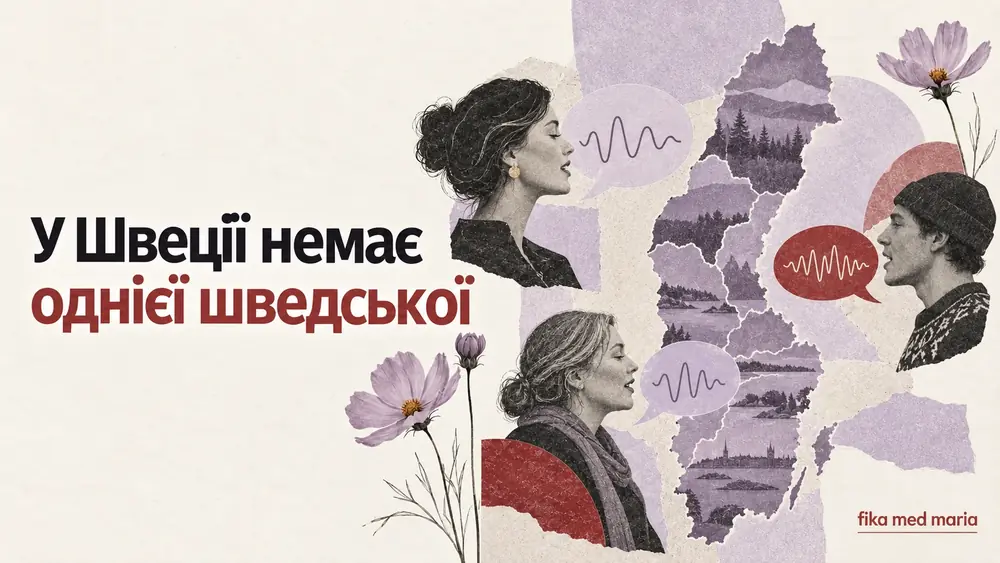
#> input picture assets/blog/dialekty-shvedskoi-movy.webp, 1000 x 563 px, found by its file name
$ python -i covers.py   (imports and definitions only)
#> lines starting #> are read from the running program, lines starting #| are printed output that depends on the picture; after the words box and inside, x2 and y2 are one past the last pixel; in counts of white or black regions, pixels touching at a corner belong together
#!/usr/bin/env python3
"""Blog covers in other languages.

Every cover in assets/blog/ has its headline drawn into the picture (a black
part and a red part on the cream paper at the left). This script finds that
headline, paints it out with matching paper, and sets the translated headline
from i18n/covers.json in the same place, size, weight and colours:

    python3 i18n/covers.py build [sv en pl]   -> assets/blog/<lang>/<cover>.webp
    python3 i18n/covers.py check              -> re-sets the Ukrainian headline and
                                                 writes a comparison sheet (font/size test)
    python3 i18n/covers.py sheet <lang> OUT   -> original vs. <lang> side by side

covers.json: {"<cover>.webp": {"uk": {"black": [lines], "red": [lines]}, "sv": {...}, ...}}
Each list is the headline's lines, top to bottom; black lines come first.

Size: the 1672 px Ukrainian originals live in i18n/cover-src/ (not deployed) and
are what this script reads and measures. The site serves downscaled files
(OUT_WIDTH px wide, WebP quality OUT_QUALITY): assets/blog/<cover>.webp is the
original resized the same way, and every <lang> cover is written at that size.
"""
import json
import os
import sys

import numpy as np
from PIL import Image, ImageDraw, ImageFont
from scipy import ndimage

HERE = os.path.dirname(os.path.abspath(__file__))
ROOT = os.path.dirname(HERE)
SRC = os.path.join(ROOT, "assets", "blog")                 # where the covers are served from
ORIG = os.path.join(HERE, "cover-src")                      # full-size Ukrainian originals (input)
OUT_WIDTH = 1000                                            # px; the pages never show a cover wider
OUT_QUALITY = 75
SPEC = os.path.join(HERE, "covers.json")
LANGS = ["sv", "en", "pl"]

# Avenir Next (regular and condensed cuts) for the Latin languages; the weights
# are indexes inside the .ttc files that come with macOS.
WEIGHTS = {"Medium": 5, "Demi Bold": 2, "Bold": 0, "Heavy": 8}
FAMILIES = {
    "next": ("/System/Library/Fonts/Avenir Next.ttc", WEIGHTS),
    "cond": ("/System/Library/Fonts/Avenir Next Condensed.ttc", WEIGHTS),
}
# Avenir Next Cyr (installed in the user's fonts) is used to measure the
# Ukrainian originals and for the `check` command.
CYR_FILE = os.path.expanduser("~/Library/Fonts/AvenirNextCyr-{}.ttf")
CYR_NAMES = {"Medium": "Medium", "Demi Bold": "Demi", "Bold": "Bold", "Heavy": "Heavy"}


def luma(a):
    return 0.299 * a[..., 0] + 0.587 * a[..., 1] + 0.114 * a[..., 2]


# --------------------------------------------------------------------------
# Finding the headline
# --------------------------------------------------------------------------

def analyse(a):
    """Lines of the headline (boxes, baselines, colours), the ink to paint out,
    and the picture area that must stay untouched."""
    H, W, _ = a.shape
    L = luma(a)
    sat = a.max(2) - a.min(2)
    # local paper brightness: a high percentile over a wide window skips thin strokes
    bg = ndimage.percentile_filter(L[::4, ::4], 80, size=25)
    bgL = ndimage.zoom(bg, 4, order=1)[:H, :W]
    redish = (a[..., 0] - a[..., 1] > 45) & (a[..., 0] > 80)
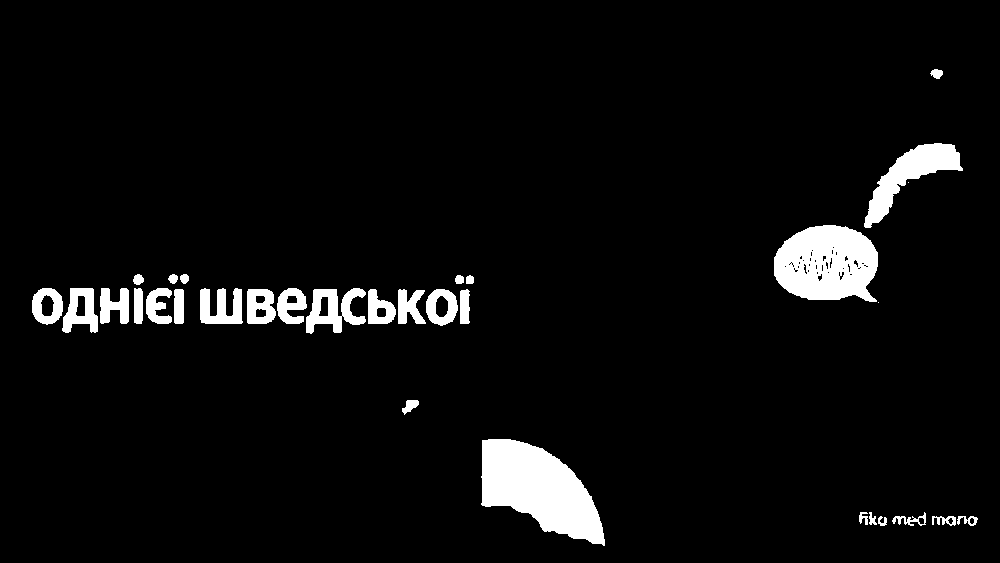
#> redish: shape (563, 1000) bool; 5% white; 32 white regions (2 under 20 px), largest, box (x1, y1, x2, y2) and area: (481, 439, 605, 546) 7884, (774, 225, 878, 302) 6200, (864, 143, 963, 228) 2859
    ink = ((bgL - L) > 60) | (redish & ((bgL - L) > 35))
#> ink: shape (563, 1000) bool; 21.1% white; 576 white regions (492 under 20 px), largest, box (x1, y1, x2, y2) and area: (481, 311, 665, 554) 20287, (864, 21, 996, 373) 19342, (415, 77, 583, 290) 15978
    paper = ((bgL - L) < 18) & (sat < 60)
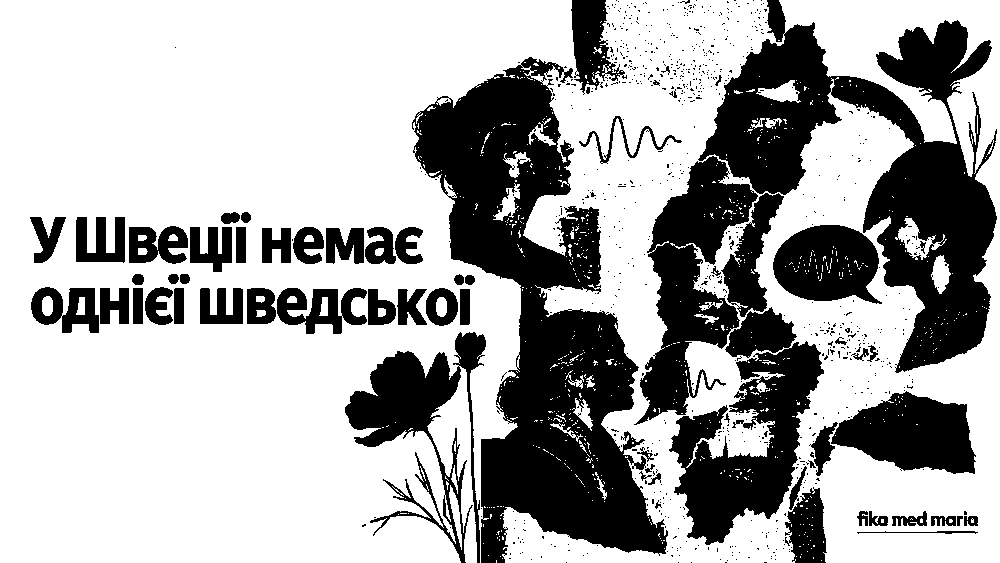
#> paper: shape (563, 1000) bool; 67.3% white; 831 black regions (764 under 20 px), largest, box (x1, y1, x2, y2) and area: (412, 57, 668, 563) 54383, (698, 0, 997, 373) 39958, (669, 307, 824, 545) 16714

    # the picture: large areas of mid tones (photo, collage), holes filled
    mid = ndimage.binary_opening(~paper & ~ink, iterations=2)
#> mid: shape (563, 1000) bool; 7.7% white; 127 white regions (35 under 20 px), largest, box (x1, y1, x2, y2) and area: (832, 391, 975, 473) 7552, (831, 76, 925, 146) 2419, (639, 341, 689, 423) 2380
    lab2, n2 = ndimage.label(mid)
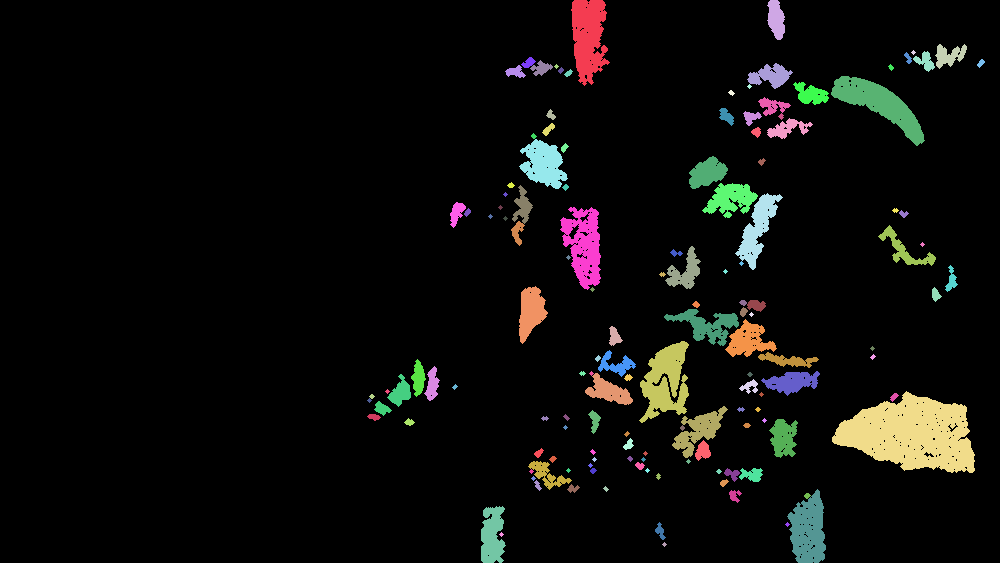
#> lab2: shape (563, 1000) int32; 140 distinct labels, from 0 to 139; one colour per label, 0 black
#> n2 = 139
    sizes = ndimage.sum(mid, lab2, range(1, n2 + 1))
#> sizes = 139 values, max 7552 at index 85, min 13 at index 3, mean 311
    art = np.isin(lab2, 1 + np.where(sizes > 3000)[0])
#> art: shape (563, 1000) bool; 1.3% white; 1 white region, box (x1, y1, x2, y2) and area: (832, 391, 975, 473) 7552
    art = ndimage.binary_fill_holes(ndimage.binary_closing(art, iterations=6))
#> art: shape (563, 1000) bool; 1.4% white; 1 white region, box (x1, y1, x2, y2) and area: (832, 391, 975, 473) 7730
    art_near = ndimage.binary_dilation(art, iterations=10)
#> art_near: shape (563, 1000) bool; 2% white; 1 white region, box (x1, y1, x2, y2) and area: (822, 381, 985, 483) 11455

    left_ink = ink.copy()
    left_ink[:, int(W * 0.66):] = False
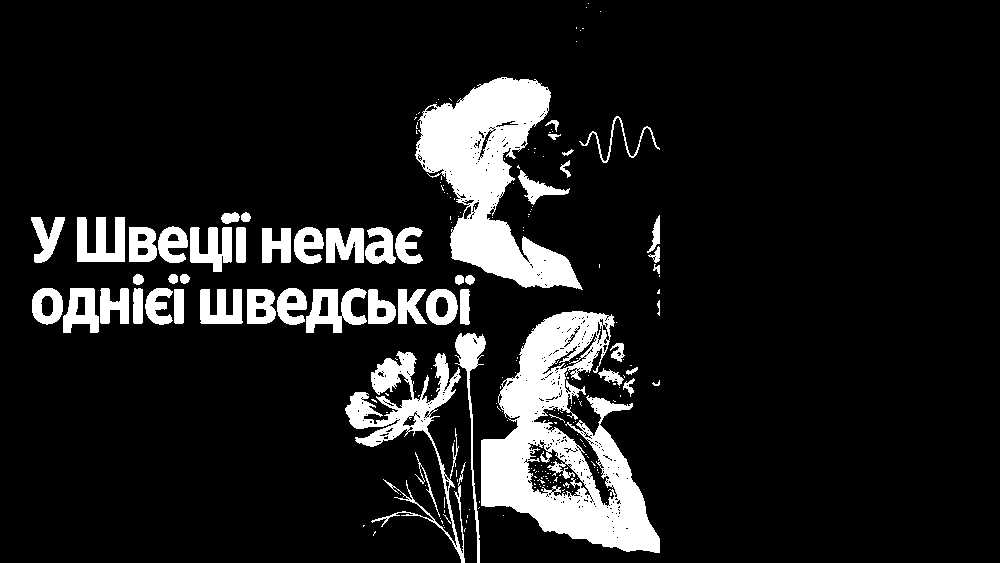
#> left_ink: shape (563, 1000) bool; 11.7% white; 220 white regions (167 under 20 px), largest, box (x1, y1, x2, y2) and area: (481, 311, 660, 553) 20247, (415, 77, 583, 290) 15978, (345, 351, 466, 563) 5483
    lab, _ = ndimage.label(left_ink, structure=np.ones((3, 3)))
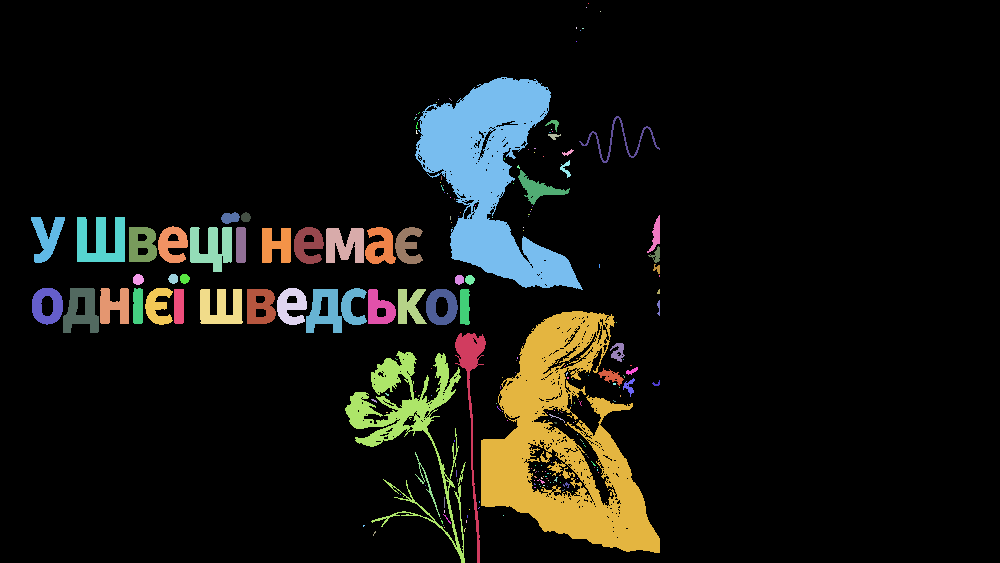
#> lab: shape (563, 1000) int32; 221 distinct labels, from 0 to 220; one colour per label, 0 black
    comps = []
    for i, sl in enumerate(ndimage.find_objects(lab), 1):
        if sl is None:
            continue
        ys, xs = sl
        h, w = ys.stop - ys.start, xs.stop - xs.start
        if h > 200 or w > 400 or (h < 4 and w < 4):
            continue
        own = lab[sl] == i
        if art_near[sl][own].mean() > 0.5:
            continue
        y0, y1 = max(0, ys.start - 10), min(H, ys.stop + 10)
        x0, x1 = max(0, xs.start - 10), min(W, xs.stop + 10)
        inner = ndimage.binary_dilation(lab[y0:y1, x0:x1] == i, iterations=4)
        # around a letter there is only paper or other letters
        ring = (paper | ink)[y0:y1, x0:x1][~inner]
        if ring.size == 0 or ring.mean() < 0.85:
            continue
        comps.append({"y0": ys.start, "y1": ys.stop, "x0": xs.start, "x1": xs.stop, "id": i, "h": h})
#> this loop made 220 passes
#> (h, w) on passes 1 to 3: (1, 1), (1, 1), (1, 1)
#> after the loop, comps = 49 items

    # lines: letters whose tops are close together (capital and small letters of one
    # line differ far less than two lines do)
    big = sorted((c for c in comps if c["h"] >= 25), key=lambda c: c["y0"])
#> big = 28 items
    if not big:
        raise SystemExit("no headline found")
    cap_guess = np.median([c["h"] for c in big])
#> cap_guess = 37
    groups = [[big[0]]]
    for c in big[1:]:
        if c["y0"] - groups[-1][-1]["y0"] > 0.45 * cap_guess:
            groups.append([c])
        else:
            groups[-1].append(c)
#> this loop made 27 passes
#> after the loop, groups = 4 items
    groups = [g for g in groups if any(c["x0"] < 170 for c in g)]
#> groups = 2 items

    lines = []
    for g in groups:
        cand = sorted(g, key=lambda c: c["x0"])
        run, reach = [], None
        for c in cand:  # letters in a row from the left margin; stop at a wide gap
            if reach is None and c["x0"] > 170:
                break
            if reach is not None and c["x0"] > reach + 60:
                break
            run.append(c)
            reach = c["x1"] if reach is None else max(reach, c["x1"])
        if not run:
            continue
        ids = [c["id"] for c in run]
        X0, X1 = min(c["x0"] for c in run), max(c["x1"] for c in run)
        y0, y1 = min(c["y0"] for c in run), max(c["y1"] for c in run)
        # small marks of this line (dots, accents, commas, dashes): no taller than a
        # small letter, within the line's height (accents above, commas below) and
        # continuing the row of letters without a wide gap
        base_guess = float(np.median([c["y1"] for c in run]))
        xh_guess = base_guess - float(np.percentile([c["y0"] for c in run], 70))
        marks, reach = [], X1
        for c in sorted((c for c in comps if c["id"] not in ids), key=lambda c: c["x0"]):
            if (c["h"] > 1.2 * xh_guess or c["x0"] < X0 - 15 or
                    c["y0"] < y0 - 0.9 * xh_guess or c["y1"] > base_guess + 0.7 * xh_guess):
                continue
            if c["x0"] > X1:
                # after the last letter only punctuation: a comma or full stop
                # touching it, or a dash after a space ("Fika —"). Labels and
                # sketches of the picture often start just as close, so nothing else.
                gap = c["x0"] - reach
                mid = (c["y0"] + c["y1"]) / 2
                w = c["x1"] - c["x0"]
                dash = (w >= 2 * c["h"] and gap <= 0.7 * xh_guess and
                        abs(mid - (base_guess - 0.5 * xh_guess)) <= 0.3 * xh_guess)
                if not (dash or gap <= 0.25 * xh_guess):
                    break
            marks.append(c["id"])
            reach = max(reach, c["x1"])
        own = np.isin(lab[y0:y1, X0:X1], ids)
        red_share = redish[y0:y1, X0:X1][own].mean()
        px = a[y0:y1, X0:X1][own]
        dark = luma(px[None])[0]
        rgb = np.median(px[dark <= np.percentile(dark, 35)], 0)
        baseline = int(np.median([c["y1"] for c in run]))
        # x-height: most letters of a line are small letters, so their tops are the lowest
        xh = baseline - float(np.percentile([c["y0"] for c in run], 70))
        # stroke thickness: twice the deepest point inside each letter
        dist = ndimage.distance_transform_edt(own)
        stroke = float(2 * np.median([dist[lab[y0:y1, X0:X1] == c["id"]].max() for c in run]))
        lines.append({"x0": int(X0), "x1": int(reach), "top": int(min(c["y0"] for c in run)),
                      "baseline": baseline, "colour": "red" if red_share > 0.5 else "black",
                      "rgb": [int(v) for v in rgb], "stroke": stroke, "xh": xh,
                      "ids": ids + marks})
#> this loop made 2 passes
#> (ids, X0, X1, y0, y1, base_guess, xh_guess) on passes 1 to 2: ([53, 54, 58, 57, 59, 60, 66, 61, 67, 62, 63], 31, 423, 217, 272, 263, 36), ([78, 79, 80, 81, 82, 85, 86, 87, 83, 84, 88, 89, 90, 91], 32, 470, 288, 333, 324.5, 35.5)
#> pass 1, in analyse, `dist = ndimage.distance_transform_edt(own)`:
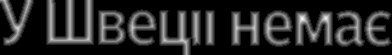
#> dist: shape (55, 392) float64; min 0, max 7.62, mean 1.18; drawn with min black and max white
#> after the loop, lines = 2 items
    if not lines:
        raise SystemExit("no headline found")

    # everything to paint out: the letters with their own marks, plus specks too
    # small to be letters right next to them. Nothing else in the headline area
    # is touched, so buds, stems and hair strands of the picture stay.
    own = np.isin(lab, [i for l in lines for i in l["ids"]])
#> own: shape (563, 1000) bool; 3.6% white; 32 white regions, largest, box (x1, y1, x2, y2) and area: (306, 288, 367, 333) 1536, (77, 217, 125, 262) 1510, (190, 227, 232, 272) 1229
    erase = own | (left_ink & ndimage.binary_dilation(own, iterations=12) & ~art_near)
    erase = ndimage.binary_dilation(erase, iterations=5)
#> erase: shape (563, 1000) bool; 6.8% white; 5 white regions, box (x1, y1, x2, y2) and area: (195, 258, 480, 342) 12731, (72, 207, 256, 277) 8973, (27, 269, 195, 338) 7798, (257, 222, 428, 269) 7109, (26, 212, 70, 268) 1624
    # Where the headline overlaps the picture, the letters have a light halo cut
    # into it. Left alone it would stay behind as a pale outline of the old words,
    # so it goes too (the picture is then rebuilt there, see paint_out).
    near = ndimage.binary_dilation(own, iterations=18)
#> near: shape (563, 1000) bool; 10.7% white; 1 white region, box (x1, y1, x2, y2) and area: (13, 194, 493, 351) 60056
    far_valid = (~near).astype(float)
    far = np.stack([ndimage.gaussian_filter(a[..., k] * far_valid, 16) for k in range(3)], -1)
    far /= np.maximum(ndimage.gaussian_filter(far_valid, 16), 1e-6)[..., None]
    far_l = luma(far)
    on_picture = ~((far_l > 200) & (far[..., 0] >= far[..., 2] - 2) & ((far.max(-1) - far.min(-1)) < 45))
#> on_picture: shape (563, 1000) bool; 38% white; 4 white regions, box (x1, y1, x2, y2) and area: (408, 0, 1000, 563) 199282, (357, 315, 485, 437) 7773, (895, 34, 970, 105) 4017, (866, 408, 953, 455) 2934
    pale = luma(a) > far_l + 12
#> pale: shape (563, 1000) bool; 22.6% white; 1971 white regions (1881 under 20 px), largest, box (x1, y1, x2, y2) and area: (335, 0, 1000, 563) 102137, (853, 500, 979, 531) 2267, (524, 408, 630, 540) 1729
    erase |= ndimage.binary_dilation(own, iterations=16) & on_picture & pale
#> erase: shape (563, 1000) bool; 6.9% white; 8 white regions (1 under 20 px), largest, box (x1, y1, x2, y2) and area: (195, 258, 491, 342) 13471, (72, 207, 256, 277) 8973, (27, 269, 195, 338) 7798
    erase = ndimage.binary_closing(erase, iterations=2)
#> erase: shape (563, 1000) bool; 7% white; 6 white regions (1 under 20 px), largest, box (x1, y1, x2, y2) and area: (26, 207, 256, 338) 18539, (195, 258, 491, 342) 13537, (257, 222, 428, 269) 7112, (432, 251, 439, 263) 40, (433, 229, 439, 239) 25
    # the insides of letters (о, а, р …) are paper of the old letter shapes:
    # repaint them too, or they show as lighter dots where the new text is shorter
    holes = ndimage.binary_fill_holes(erase) & ~erase
#> holes: shape (563, 1000) bool; 0.08% white; 2 white regions, box (x1, y1, x2, y2) and area: (141, 260, 171, 289) 422, (356, 302, 363, 312) 55
    hl, hn = ndimage.label(holes)
#> hl: shape (563, 1000) int32; 3 distinct labels, from 0 to 2
#> hn = 2
    if hn:
        hsize = ndimage.sum(holes, hl, range(1, hn + 1))
#> hsize = [422, 55]
        erase |= np.isin(hl, 1 + np.where(hsize < 6000)[0])

    # the picture again, now that the letters are known: every large area that is
    # not paper (dark jackets and hair included), so nothing of it gets painted over
    letters = ndimage.binary_dilation(np.isin(lab, [c["id"] for c in comps]), iterations=3)
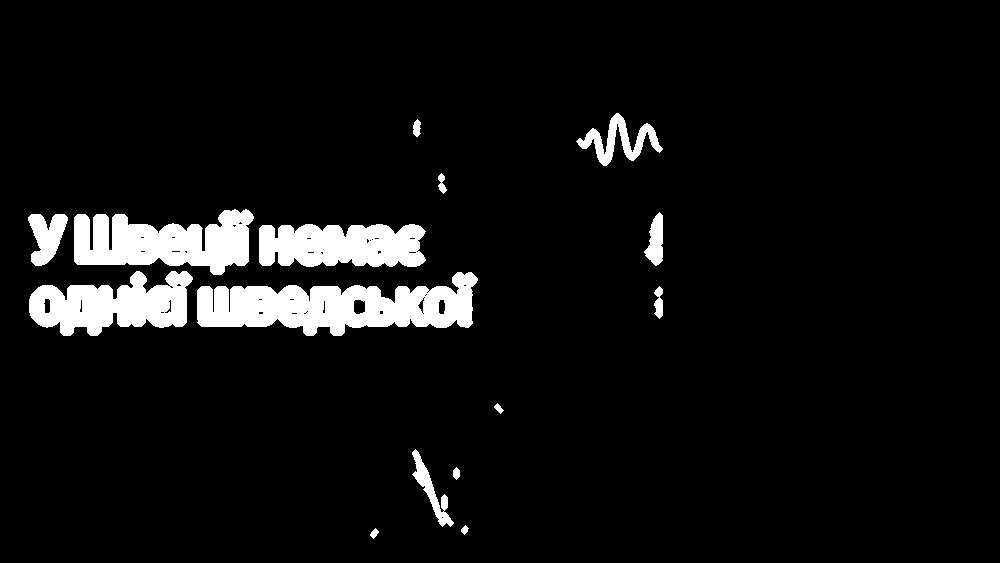
#> letters: shape (563, 1000) bool; 6.5% white; 15 white regions, largest, box (x1, y1, x2, y2) and area: (197, 272, 478, 336) 10769, (74, 209, 254, 275) 7729, (29, 271, 193, 336) 6695
    solid = ndimage.binary_opening(~paper & ~letters, iterations=3)
#> solid: shape (563, 1000) bool; 25.9% white; 32 white regions, largest, box (x1, y1, x2, y2) and area: (416, 66, 665, 563) 49599, (700, 0, 997, 372) 33537, (640, 156, 758, 419) 12464
    lab3, n3 = ndimage.label(solid)
#> lab3: shape (563, 1000) int32; 40 distinct labels, from 0 to 39
#> (the rest of the program and of its run is left out)
